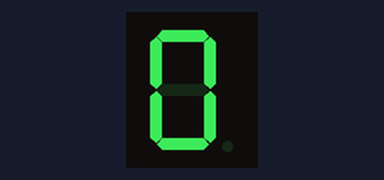
Simulated run of this program. Board: Raspberry Pi (BCM pin numbers). Parts: 1-digit seven-segment display. The segment pins are drawn as the display they are named for; what the program prints to the terminal is not drawn. At 10.0 s the program stops and its outputs stay as they are.

Above: at 0.1 s.
At 2.1 s:
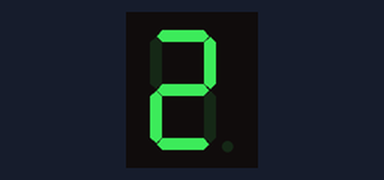
At 3.1 s:
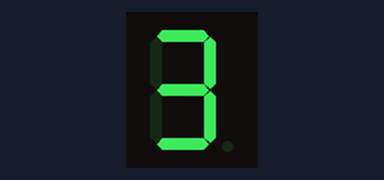
At 5.1 s:
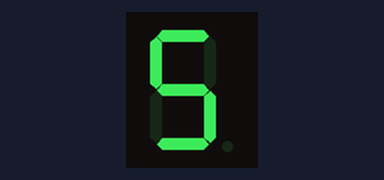
At 6.1 s:
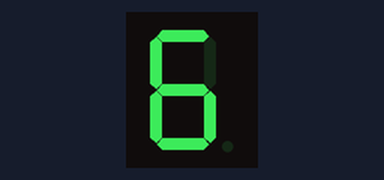
At 9.1 s:
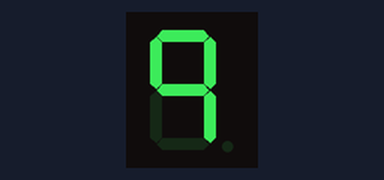

Measured:
- what the display in image 0 shows lasts 1.0 s, from 0.1 s to 1.1 s

The program:

7segment_counter.py
```python
import RPi.GPIO as GPIO
import time

#               A, B, C, D, E, F, G
SEGMENT_PINS = [3, 2, 13, 19, 26, 17, 27]

GPIO.setmode(GPIO.BCM)

for segment in SEGMENT_PINS:
    GPIO.setup(segment, GPIO.OUT)
    GPIO.output(segment, GPIO.LOW)

data = [[1, 1, 1, 1, 1, 1, 0],  # 0
        [0, 1, 1, 0, 0, 0, 0],  # 1
        [1, 1, 0, 1, 1, 0, 1],  # 2
        [1, 1, 1, 1, 0, 0, 1],  # 3
        [0, 1, 1, 0, 0, 1, 1],  # 4
        [1, 0, 1, 1, 0, 1, 1],  # 5
        [1, 0, 1, 1, 1, 1, 1],  # 6
        [1, 1, 1, 0, 0, 0, 0],  # 7
        [1, 1, 1, 1, 1, 1, 1],  # 8
        [1, 1, 1, 0, 0, 1, 1]]  # 9

try:
    for i in range(10): #0~9
        for j in range(7): #0~6
            GPIO.output(SEGMENT_PINS[j], data[i][j])
        time.sleep(1)
finally:
    GPIO.cleanup()
    print('bye')
    
```
